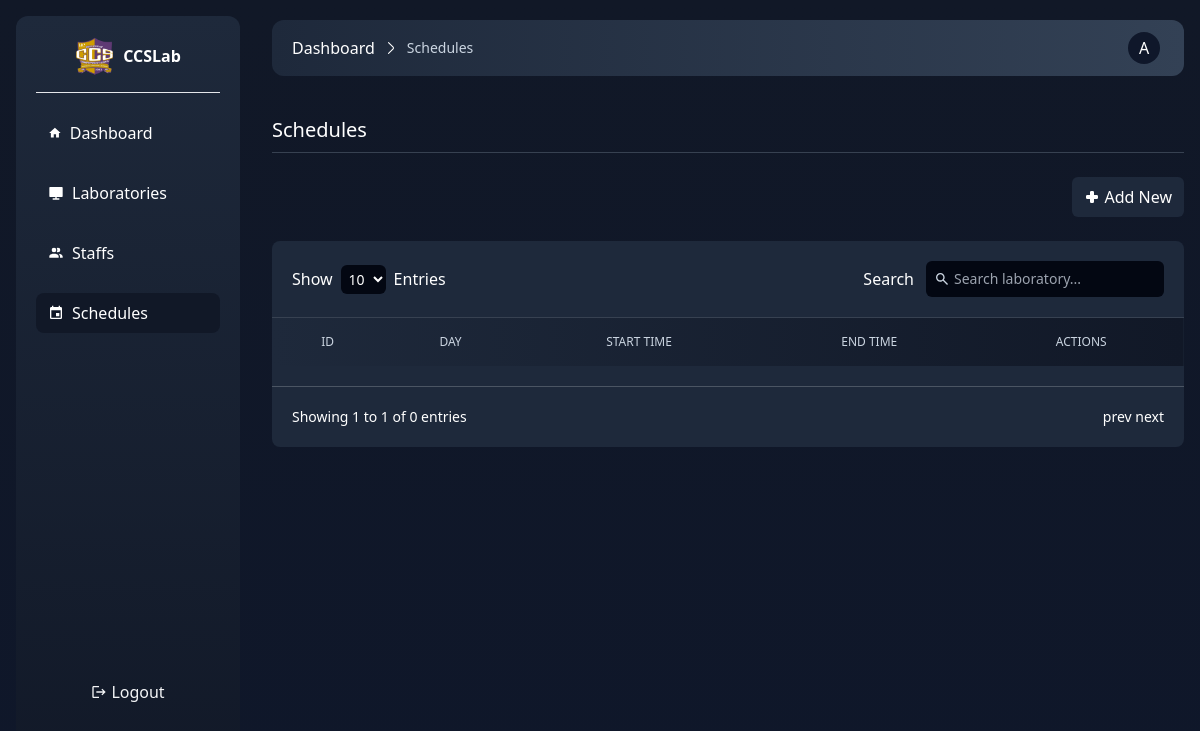
/admin/schedules.php (signed in), run on an earlier commit of the app's database.
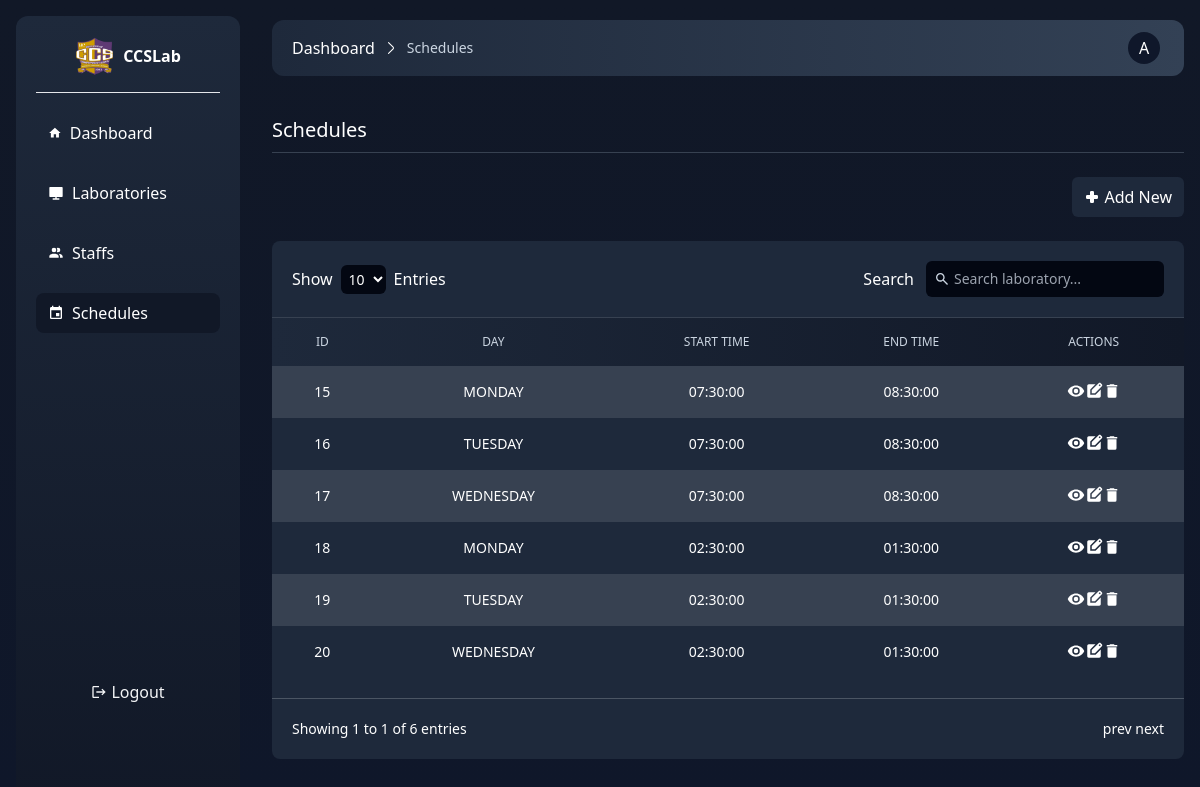
And on a later commit of the database.
### tables this page shows
CREATE TABLE `schedules` (
    `id` int(11) NOT NULL, `day` varchar(80) NOT NULL, `start_time` time NOT NULL, `end_time` time NOT NULL, `created_at` datetime NOT NULL DEFAULT current_timestamp(), `updated_at` datetime DEFAULT current_timestamp()
);

### admin/functions.php (called while the page is built, shortened)
<?php
function get_schedules($connect)
{
    $sentence = $connect->prepare("SELECT * FROM schedules");
    $sentence->execute();
    return $sentence->fetchAll(PDO::FETCH_ASSOC);
}

### admin/views/schedules.view.php (the view, shortened to what this page needs)
<div class="mt-10 flex flex-col gap-6">
    <div class="border-b pb-2 border-gray-700">
        <h1 class="text-xl"><?php echo $page_title ?></h1>
    </div>
    <div class="flex justify-end">
        <a href="new_schedule" class="px-3 p-2 bg-slate-800  rounded-md hover:bg-blue-900 duration-200 transition-colors flex items-center gap-1">
            <span class="tex-sm shrink-0">Add New</span>
        </a>
    </div>
    <div class="bg-slate-800   rounded-lg flex flex-col ">
        <div class="overflow-x-auto flex-wrap  gap-3 flex items-center justify-between p-5 border-b border-gray-700">
            <div class="flex items-center gap-2">
                <h1>Show</h1>
                <select class="bg-gray-950 rounded-md text-sm p-1">
                    <option>
                        10
                    </option>
                </select>
                <h1>Entries</h1>
            </div>
            <div class="flex gap-3 items-center">
                <label>Search</label>
                <div class="bg-gray-950 p-2 -1.312T14 px-2 rounded-md flex gap-1 items-center">
                    <input type="text" placeholder="Search laboratory..." class="text-sm bg-transparent outline-none border-none" />
                </div>
            </div>
        </div>
        <div class="overflow-x-auto">
            <table class="w-full text-sm text-left rtl:text-right text-gray-500 dark:text-gray-400 ">
                <thead class="text-xs bg-gradient-to-l to-slate-800 from-gray-900 uppercase ">
                    <tr>
                        <th class="border px-4 py-4 font-medium border-none text-slate-300 text-center font-bold">ID</th>
                        <th class="border px-4 py-4 font-medium border-none text-slate-300 text-center">DAY</th>
                        <th class="border px-4 py-4 font-medium border-none text-slate-300 text-center">START TIME</th>
                        <th class="border px-4 py-4 font-medium border-none text-slate-300 text-center">END TIME</th>
                        <th class="border px-4 py-4 font-medium border-none text-slate-300 text-center">ACTIONS</th>
                    </tr>
                </thead>
                <tbody class="">
                    <?php
                    foreach ($schedules as $schedule) {
                        echo '<tr class="odd:bg-gray-700 bg-slate-800">
                        <td class="border px-4 py-4 border-none text-center text-xs md:text-sm text-white">' . $schedule['id'] . '</td>
                        <td class="border px-4 py-4 border-none text-center text-xs md:text-sm text-white">' . $schedule['day'] . '</td>
                        <td class="border px-4 py-4 border-none text-center text-xs md:text-sm text-white">' . $schedule['start_time'] . '</td>
                        <td class="border px-4 py-4 border-none text-center text-xs md:text-sm text-white">' . $schedule['end_time']  . '</td>
                         <td class="border px-4 py-4 border-none text-center text-lg flex items-center justify-center text-white">
                         <svg xmlns="http://www.w3.org/2000/svg" width="1em" height="1em" viewBox="0 0 24 24"><path fill="currentColor" d="M12 9a3 3 0 0 0-3 3a3 3 0 0 0 3 3a3 3 0 0 0 3-3a3 3 0 0 0-3-3m0 8a5 5 0 0 1-5-5a5 5 0 0 1 5-5a5 5 0 0 1 5 5a5 5 0 0 1-5 5m0-12.5C7 4.5 2.73 7.61 1 12c1.73 4.39 6 7.5 11 7.5s9.27-3.11 11-7.5c-1.73-4.39-6-7.5-11-7.5"/></svg>
                         <svg xmlns="http://www.w3.org/2000/svg" width="1em" height="1em" viewBox="0 0 24 24"><path fill="currentColor" d="M9 15v-4.25l9.175-9.175q.3-.3.675-.45t.75-.15q.4 0 .763.15t.662.45L22.425 3q.275.3.425.663T23 4.4q0 .375-.137.738t-.438.662L13.25 15zm10.6-9.2l1.425-1.4l-1.4-1.4L18.2 4.4zM5 21q-.825 0-1.412-.587T3 19V5q0-.825.588-1.412T5 3h8.925L7 9.925V17h7.05L21 10.05V19q0 .825-.587 1.413T19 21z"/></svg>
                         <svg xmlns="http://www.w3.org/2000/svg" width="1em" height="1em" viewBox="0 0 24 24"><path fill="currentColor" d="M19 4h-3.5l-1-1h-5l-1 1H5v2h14M6 19a2 2 0 0 0 2 2h8a2 2 0 0 0 2-2V7H6z"/></svg>
                         </td>
                    </tr>';
                    }
                    ?>
                </tbody>
            </table>
            <div class="p-5 flex justify-between text-sm mt-5 border-t border-gray-600">
                <div>
                    Showing 1 to 1 of <?php echo count($schedules); ?> entries
                </div>
                <div>
                    prev next
                </div>
            </div>
        </div>
    </div>
</div>

### shared/header.php (shortened to what this page needs)
<!DOCTYPE html>
<html lang="en">
<head>
    <script src="../assets/tailwind.js"></script>
    <link href="../assets/chosen.css" rel="stylesheet" />
</head>
<body class="min-h-screen">

### admin/schedules.php (shortened to what this page needs)
<?php
$page_title = "Schedules";
require "core.php";
require '../shared/header.php';
$connect = connect($database);
$schedules = get_schedules($connect);
?>
<div class="min-h-screen bg-gradient-to-t from-slate-900 to-gray-900  ">
    <?php require '../shared/sidebar.php'; ?>
    <main class="flex-1 p-4 lg:ml-64  lg:pt-5">
        <?php require '../shared/topbar.php'; ?>
        <div class="text-white">
            <?php require './views/schedules.view.php'; ?>
        </div>
    </main>
</div>

### shared/sidebar.php (shortened to what this page needs)
<?php
$dashboard = isset($_POST['role']) ? '/dashboard' : '/admin/dashboard';
?>
<aside id="sidebar" class="left-[-1000px] lg:left-0 h-screen pb-36 duration-300 transition-all  w-56 bg-gradient-to-t to-slate-800 from-gray-900 p-5 rounded-xl  lg:m-4 text-gray-100 fixed top-0 left-0 bottom-0   flex-col justify-between">
    <div class="h-full text-white  ">
        <section id="widget_1" class="border-b border-gray-200 pb-4 flex items-center gap-2 justify-center ">
            <img src="../assets/images/ccs_logo.png" class="w-10 h-10" />
            <h1 class="text-center font-bold">CCSLab</h1>
        </section>
        <section id="widget_2" class="mt-5 flex flex-col gap-5">
            <div class="flex gap-2 items-center hover:bg-slate-900 <?php if ($page_title == 'Dashboard') {
                                                                        echo 'bg-gray-900';
                                                                    } ?> cursor-pointer text-white rounded-lg px-3 p-2  ">
                <svg xmlns="http://www.w3.org/2000/svg" width="1em" height="1em" viewBox="0 0 24 24">
                    <path fill="currentColor" d="M10 20v-6h4v6h5v-8h3L12 3L2 12h3v8z" />
                </svg>
                <a href="<?php echo $dashboard; ?>" class="w-full">Dashboard</a>
            </div>
            <div class="flex gap-2 items-center hover:bg-slate-900 <?php if ($page_title == 'Laboratories' || $page_title == 'Reservation') {
                                                                        echo 'bg-gray-900';
                                                                    } ?>  duration-200 transition-colors cursor-pointer rounded-lg px-3 p-2  ">
                <?php if (isset($_SESSION['role'])) {
                    echo '
                        <svg xmlns="http://www.w3.org/2000/svg" width="1em" height="1em" viewBox="0 0 24 24">
                             <path fill="currentColor" d="M13 18v2h4v2H7v-2h4v-2H2.992A.998.998 0 0 1 2 16.992V4.008C2 3.451 2.455 3 2.992 3h18.016c.548 0 .992.449.992 1.007v12.985c0 .557-.455 1.008-.992 1.008z" />
                        </svg>
                        <a href="/admin/labs" class="text-white">Laboratories</a>';
                } else echo '
                  <svg xmlns="http://www.w3.org/2000/svg" width="1em" height="1em" viewBox="0 0 24 24"><path fill="currentColor" d="M19 19H5V8h14m-3-7v2H8V1H6v2H5c-1.11 0-2 .89-2 2v14a2 2 0 0 0 2 2h14a2 2 0 0 0 2-2V5a2 2 0 0 0-2-2h-1V1m-1 11h-5v5h5z"/></svg>
                <a href="/reservation" class="text-white">Reservation</a>';
                ?>
            </div>
            <?php
            if (isset($_SESSION['role'])) {
                echo '<div class="flex gap-2 hover:bg-slate-900 items-center duration-200 transition-colors cursor-pointer rounded-lg px-3 p-2 ';
                if ($page_title == "Staffs") {
                    echo 'bg-gray-900';
                }
                echo ' duration-200 transition-colors cursor-pointer rounded-lg px-3 p-2">
            <svg xmlns="http://www.w3.org/2000/svg" width="1em" height="1em" viewBox="0 0 24 24">
                <path fill="currentColor" d="M16 17v2H2v-2s0-4 7-4s7 4 7 4m-3.5-9.5A3.5 3.5 0 1 0 9 11a3.5 3.5 0 0 0 3.5-3.5m3.44 5.5A5.32 5.32 0 0 1 18 17v2h4v-2s0-3.63-6.06-4M15 4a3.39 3.39 0 0 0-1.93.59a5 5 0 0 1 0 5.82A3.39 3.39 0 0 0 15 11a3.5 3.5 0 0 0 0-7" />
            </svg>
            <a href="/admin/staffs" class="text-white">Staffs</a>
        </div>
        <div class="flex gap-2 hover:bg-slate-900 items-center duration-200 transition-colors cursor-pointer rounded-lg px-3 p-2 ';
                if ($page_title == "Schedules") {
                    echo 'bg-gray-900';
                }
                echo ' duration-200 transition-colors cursor-pointer rounded-lg px-3 p-2">
            <svg xmlns="http://www.w3.org/2000/svg" width="1em" height="1em" viewBox="0 0 24 24">
                <path fill="currentColor" d="M19 19H5V8h14m-3-7v2H8V1H6v2H5c-1.11 0-2 .89-2 2v14a2 2 0 0 0 2 2h14a2 2 0 0 0 2-2V5a2 2 0 0 0-2-2h-1V1m-1 11h-5v5h5z" />
            </svg>
            <a href="/admin/schedules" class="text-white">Schedules</a>
        </div>';
            }
            ?>
        </section>
    </div>
    <div class=" hover:bg-slate-900 p-2 rounded-lg duration-200 transition-colors ">
        <div class="flex gap-1 justify-center items-center w-full">
            <svg xmlns="http://www.w3.org/2000/svg" width="1em" height="1em" viewBox="0 0 24 24">
                <path fill="currentColor" d="m17 7l-1.41 1.41L18.17 11H8v2h10.17l-2.58 2.58L17 17l5-5M4 5h8V3H4c-1.1 0-2 .9-2 2v14c0 1.1.9 2 2 2h8v-2H4z" />
            </svg>
            <a href="/logout" class=" text-center">Logout</a>
        </div>
    </div>
</aside>

### shared/topbar.php (shortened to what this page needs)
<div class="bg-gradient-to-l  from-slate-700 to-slate-800 rounded-xl p-2 flex justify-between px-5 items-center">
    <div>
        <div class="flex gap-2 items-center text-white">
            <?php
            if (isset($_SESSION['role'])) {
                echo '<a href="/admin/dashboard.php" class="text-white hover:text-blue-600">Dashboard</a>';
            } else echo '<a href="/dashboard.php" class="text-white hover:text-blue-600">Dashboard</a>';
            if ($page_title != 'Dashboard') {
                echo '<svg xmlns="http://www.w3.org/2000/svg" width="1em" height="1em" class="text-white" viewBox="0 0 16 16">
                <path fill="currentColor" d="m5.157 13.069l4.611-4.685a.546.546 0 0 0 0-.768L5.158 2.93a.552.552 0 0 1 0-.771a.53.53 0 0 1 .759 0l4.61 4.684a1.65 1.65 0 0 1 0 2.312l-4.61 4.684a.53.53 0 0 1-.76 0a.552.552 0 0 1 0-.771" />
            </svg>
            <span class=" text-sm text-slate-300">' . $page_title . '</span>';
            }
            ?>
        </div>
    </div>
    <a class="w-10 h-10 overflow-hidden items-center flex rounded-full hover:border border-gray-600 p-1" href="profile">
        <p class="bg-slate-900 w-full h-full object-cover rounded-full text-white flex items-center justify-center text-md"><?php echo $_SESSION['first_name'][0]; ?></p>
    </a>
</div>

What changed in the data, as far as the page shows it:
added schedules: id "15", day "MONDAY", start_time "07:30:00", end_time "08:30:00"
added schedules: id "16", day "TUESDAY", start_time "07:30:00", end_time "08:30:00"
added schedules: id "17", day "WEDNESDAY", start_time "07:30:00", end_time "08:30:00"
added schedules: id "18", day "MONDAY", start_time "02:30:00", end_time "01:30:00"
added schedules: id "19", day "TUESDAY", start_time "02:30:00", end_time "01:30:00"
added schedules: id "20", day "WEDNESDAY", start_time "02:30:00", end_time "01:30:00"
Also different on the page:
count($schedules): "0" → "6"
